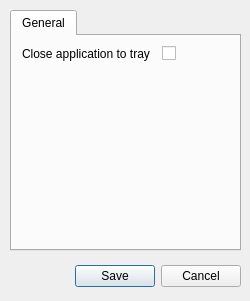
<?xml version="1.0" encoding="UTF-8"?>
<ui version="4.0">
 <class>SettingsDialog</class>
 <widget class="QDialog" name="SettingsDialog">
  <property name="geometry">
   <rect>
    <x>0</x>
    <y>0</y>
    <width>250</width>
    <height>301</height>
   </rect>
  </property>
  <property name="windowTitle">
   <string>Application Settings</string>
  </property>
  <widget class="QDialogButtonBox" name="buttonBox">
   <property name="geometry">
    <rect>
     <x>10</x>
     <y>260</y>
     <width>231</width>
     <height>32</height>
    </rect>
   </property>
   <property name="orientation">
    <enum>Qt::Horizontal</enum>
   </property>
   <property name="standardButtons">
    <set>QDialogButtonBox::Cancel|QDialogButtonBox::Save</set>
   </property>
  </widget>
  <widget class="QTabWidget" name="tabWidget">
   <property name="geometry">
    <rect>
     <x>10</x>
     <y>10</y>
     <width>231</width>
     <height>241</height>
    </rect>
   </property>
   <property name="currentIndex">
    <number>0</number>
   </property>
   <widget class="QWidget" name="tabGeneral">
    <attribute name="title">
     <string>General</string>
    </attribute>
    <widget class="QWidget" name="formLayoutWidget">
     <property name="geometry">
      <rect>
       <x>10</x>
       <y>10</y>
       <width>211</width>
       <height>151</height>
      </rect>
     </property>
     <layout class="QFormLayout" name="formLayout">
      <property name="horizontalSpacing">
       <number>12</number>
      </property>
      <item row="0" column="0">
       <widget class="QLabel" name="label">
        <property name="text">
         <string>Close application to tray</string>
        </property>
       </widget>
      </item>
      <item row="0" column="1">
       <widget class="QCheckBox" name="closeToTray">
        <property name="text">
         <string/>
        </property>
        <property name="checked">
         <bool>false</bool>
        </property>
       </widget>
      </item>
     </layout>
    </widget>
   </widget>
  </widget>
 </widget>
 <resources/>
 <connections>
  <connection>
   <sender>buttonBox</sender>
   <signal>accepted()</signal>
   <receiver>SettingsDialog</receiver>
   <slot>accept()</slot>
   <hints>
    <hint type="sourcelabel">
     <x>248</x>
     <y>254</y>
    </hint>
    <hint type="destinationlabel">
     <x>157</x>
     <y>274</y>
    </hint>
   </hints>
  </connection>
  <connection>
   <sender>buttonBox</sender>
   <signal>rejected()</signal>
   <receiver>SettingsDialog</receiver>
   <slot>reject()</slot>
   <hints>
    <hint type="sourcelabel">
     <x>316</x>
     <y>260</y>
    </hint>
    <hint type="destinationlabel">
     <x>286</x>
     <y>274</y>
    </hint>
   </hints>
  </connection>
 </connections>
</ui>
